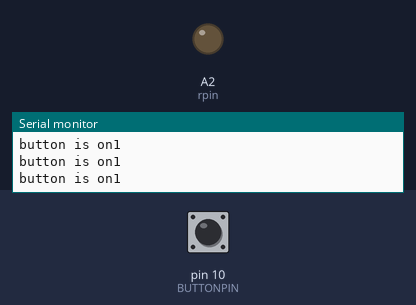
Simulated run of this sketch. Board: Arduino Uno, built with avr-gcc and run on an emulated ATmega328P. Parts: output pins drawn as LEDs (lit = HIGH), the last lines printed to the serial monitor. The inputs (shaded band) are chosen by the test bench; at power-on: pin 10 (BUTTONPIN) HIGH.

Above: at 1.2 s.
1.3 s: pin 10 (BUTTONPIN) pulled LOW for 1 s
At 1.7 s:
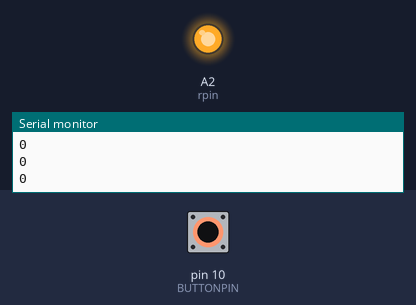
3.8 s: pin 10 (BUTTONPIN) pulled LOW for 1 s
At 6.1 s:
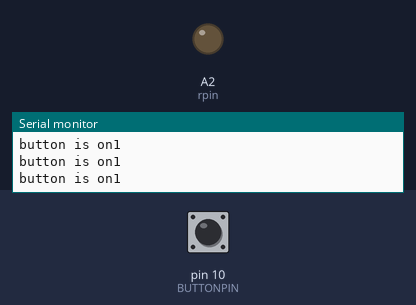
7.8 s: pin 10 (BUTTONPIN) pulled LOW for 0.15 s
At 9.0 s:
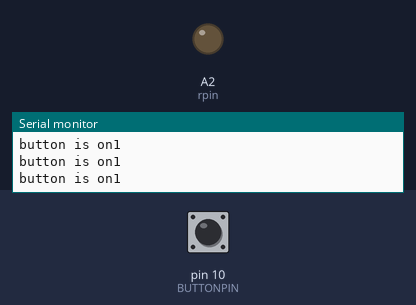
Timing chart, 0 to 10.8 s (numbered marks = the images above; inputs shaded):
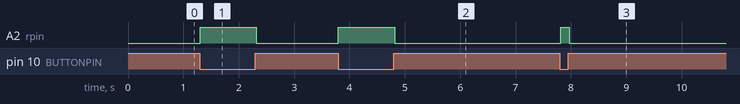

Measured:
- after the input at 1.3 s, A2 (rpin): LOW → HIGH at once, → LOW 1.0 s later
- after the input at 3.8 s, A2 (rpin): LOW → HIGH at once, → LOW 1.0 s later
- after the input at 7.8 s, A2 (rpin): LOW → HIGH at once, → LOW 0.15 s later

The sketch:

Button_Example.ino
```cpp
/*

 http://www.arduino.cc/en/Tutorial/Button
 */

// constants won't change. They're used here to
// set pin numbers:
#define BUTTONPIN 10
#define rpin A2

void setup() {

  Serial.begin(9600);      // open the serial port at 9600 bps for Debug Output:
  // initialize the LED pin as an output:
  pinMode(rpin, OUTPUT);
  // initialize the pushbutton pin as an input:
  pinMode(BUTTONPIN, INPUT_PULLUP);

}

void loop() {
  Serial.println(digitalRead(BUTTONPIN), DEC);
  Serial.write("\n");
  // check if the pushbutton is pressed.
  // if it is, the buttonState is HIGH:
  if (digitalRead(BUTTONPIN) == HIGH) {
    Serial.write("button is on");
    // turn LED on:
     analogWrite(rpin, 0);
  }
  else {
    // turn LED off:
    analogWrite(rpin, 255);
  }
}
```
